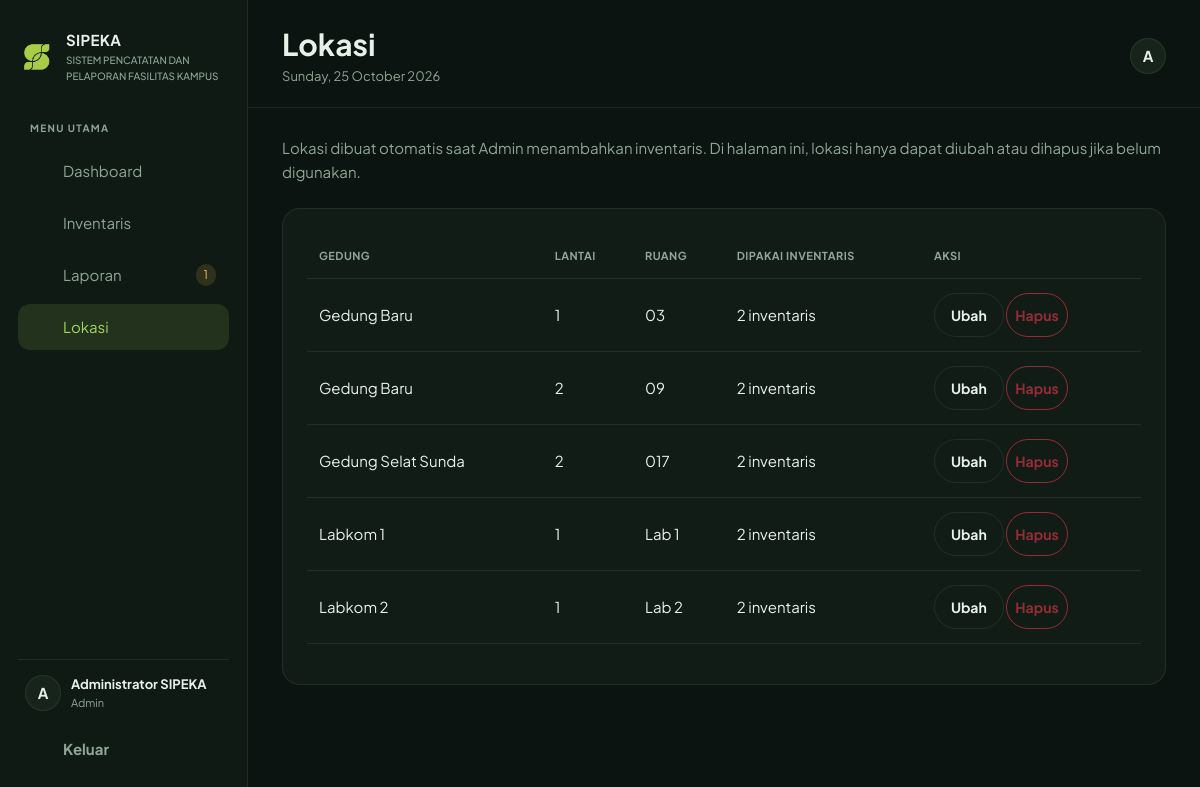
Screenshot of /admin/lokasi.php (signed in) with the database file from the repository.
### tables this page shows
CREATE TABLE lokasi (
 id_lokasi INT UNSIGNED NOT NULL AUTO_INCREMENT, nama_gedung VARCHAR(100) NOT NULL, lantai VARCHAR(20) NOT NULL, ruang VARCHAR(50) NOT NULL, PRIMARY KEY(id_lokasi), UNIQUE KEY uq_lokasi(nama_gedung,lantai,ruang)
);

### admin/lokasi.php (the view, shortened to what this page needs)
<?php require_once __DIR__ . '/../includes/domain.php';
$err = '';
$rows = $pdo->query('SELECT l.*,COUNT(i.id_inventaris) dipakai FROM lokasi l LEFT JOIN inventaris_fasilitas i ON i.id_lokasi=l.id_lokasi GROUP BY l.id_lokasi ORDER BY l.nama_gedung,l.lantai,l.ruang')->fetchAll();
require __DIR__ . '/../includes/header.php'; ?><div class="mb-4">
    <p class="sp-muted">Lokasi dibuat otomatis saat Admin menambahkan inventaris. Di halaman ini, lokasi hanya dapat diubah atau dihapus jika belum digunakan.</p>
</div><?php if ($err): ?><div class="alert alert-danger"><?= e($err) ?></div><?php endif; ?><div class="sp-card">
    <div class="table-responsive">
        <table class="table sp-table">
            <thead>
                <tr>
                    <th>Gedung</th>
                    <th>Lantai</th>
                    <th>Ruang</th>
                    <th>Dipakai inventaris</th>
                    <th>Aksi</th>
                </tr>
            </thead>
            <tbody><?php foreach ($rows as $r): ?><tr>
                        <td><?= e($r['nama_gedung']) ?></td>
                        <td><?= e($r['lantai']) ?></td>
                        <td><?= e($r['ruang']) ?></td>
                        <td><?= e($r['dipakai']) ?> inventaris</td>
                        <td><button class="btn btn-sm sp-btn-outline" data-bs-toggle="modal" data-bs-target="#edit<?= e($r['id_lokasi']) ?>">Ubah</button>
                            <form method="post" action="<?= e(app_url('admin/hapus-lokasi.php')) ?>" class="d-inline"><?= csrf_field() ?><input type="hidden" name="id_lokasi" value="<?= e($r['id_lokasi']) ?>"><button class="btn btn-sm btn-outline-danger" <?= $r['dipakai'] ? 'disabled title="Masih dipakai oleh inventaris"' : 'data-confirm="Hapus lokasi ini?"' ?> type="submit">Hapus</button></form>
                        </td>
                    </tr>
                    <?php endforeach; ?>
            </tbody>
        </table>
    </div>
</div><?php require __DIR__ . '/../includes/footer.php'; ?>

### assets/css/theme.css (style rules this page uses)
:root { --sp-bg: #0b1410; --sp-sidebar: #0f1a14; --sp-surface: #111c16; --sp-surface-2: #16241c; --sp-border: rgba(255, 255, 255, 0.08); --sp-text: #e8f0ea; --sp-muted: #8fa597; --sp-accent: #a3d65c; --sp-on-accent: #0b1410; --sp-accent-text: #a3d65c; --bs-body-bg: var(--sp-bg); --bs-body-color: var(--sp-text); --bs-border-color: var(--sp-border); --bs-primary: #a3d65c; --bs-font-sans-serif: "Plus Jakarta Sans", system-ui, sans-serif; --bs-link-color: var(--sp-accent-text); --bs-link-hover-color: #c2ee86; }
* { box-sizing: border-box; }
body { background: var(--sp-bg); color: var(--sp-text); font: 15px/1.6 "Plus Jakarta Sans", system-ui, sans-serif; }
button, .btn { min-height: 44px; border-radius: 999px; font-weight: 700; }
.sp-btn-outline { color: var(--sp-text); border: 1px solid var(--sp-border); background: transparent; padding: 0.55rem 1rem; }
.sp-card { background: var(--sp-surface); border: 1px solid var(--sp-border); border-radius: 18px; padding: 24px; min-width: 0; }
.sp-muted { color: var(--sp-muted); }
.sp-table { --bs-table-bg: transparent; --bs-table-color: var(--sp-text); --bs-table-border-color: var(--sp-border); vertical-align: middle; }
.sp-table thead th { font-size: 11px; letter-spacing: 0.04em; text-transform: uppercase; color: var(--sp-muted); font-weight: 700; border-bottom-width: 1px; }
.sp-table td, .sp-table th { padding: 14px 12px; }

### rows the page displays
lokasi: nama_gedung "Gedung Baru", lantai "1", ruang "03", dipakai "2"
lokasi: nama_gedung "Gedung Baru", lantai "2", ruang "09", dipakai "2"
lokasi: nama_gedung "Gedung Selat Sunda", lantai "2", ruang "017", dipakai "2"
lokasi: nama_gedung "Labkom 1", lantai "1", ruang "Lab 1", dipakai "2"
lokasi: nama_gedung "Labkom 2", lantai "1", ruang "Lab 2", dipakai "2"

### other values shown
$label "Dashboard"
$label "Inventaris"
$label "Laporan"
$waiting "1"
$label "Lokasi"
substr($user['nama']??'U',0,1) "A"
$user['nama'] "Administrator SIPEKA"
$role "Admin"
$title "Lokasi"
